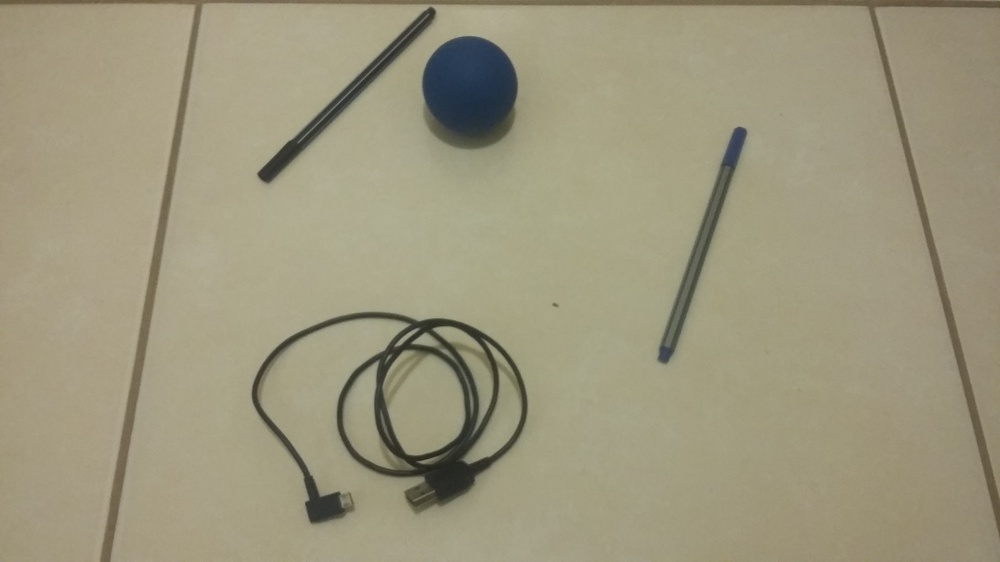
#> input picture objetos.jpg, 1000 x 562 px, shrunk from 3264 x 1836 before the run
$ python filtro.py
#> lines starting #> are read from the running program, lines starting #| are printed output that depends on the picture; after the words box and inside, x2 and y2 are one past the last pixel; in counts of white or black regions, pixels touching at a corner belong together
#> in main, imagem is the input picture: shape (562, 1000, 3); mean B, G, R 125.2, 151.2, 157
import cv2
import numpy as np
from matplotlib import pyplot as plt

def manter_objeto_principal(imagem):

    imagem_cinza = cv2.cvtColor(imagem, cv2.COLOR_BGR2GRAY)
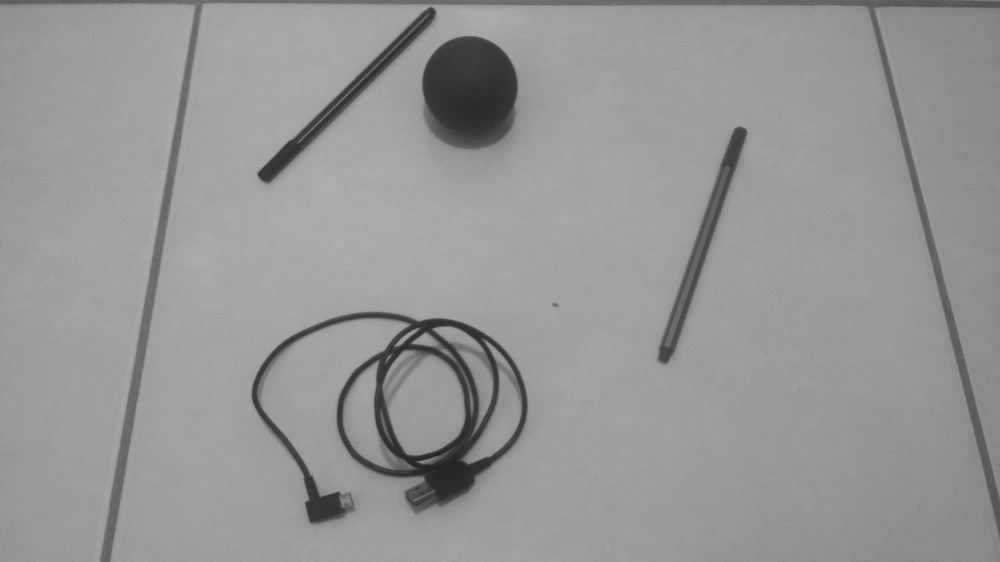
#> imagem_cinza: shape (562, 1000); min 34, max 175, mean 149.9

    imagem_blur = cv2.GaussianBlur(imagem_cinza, (5, 5), 0)  # Reduz os ruídos

    # Aplicando um threshold adaptativo para segmentar o objeto do fundo
    mascara = cv2.adaptiveThreshold(imagem_blur, 255, cv2.ADAPTIVE_THRESH_GAUSSIAN_C,
                                   cv2.THRESH_BINARY_INV, 11, 2)
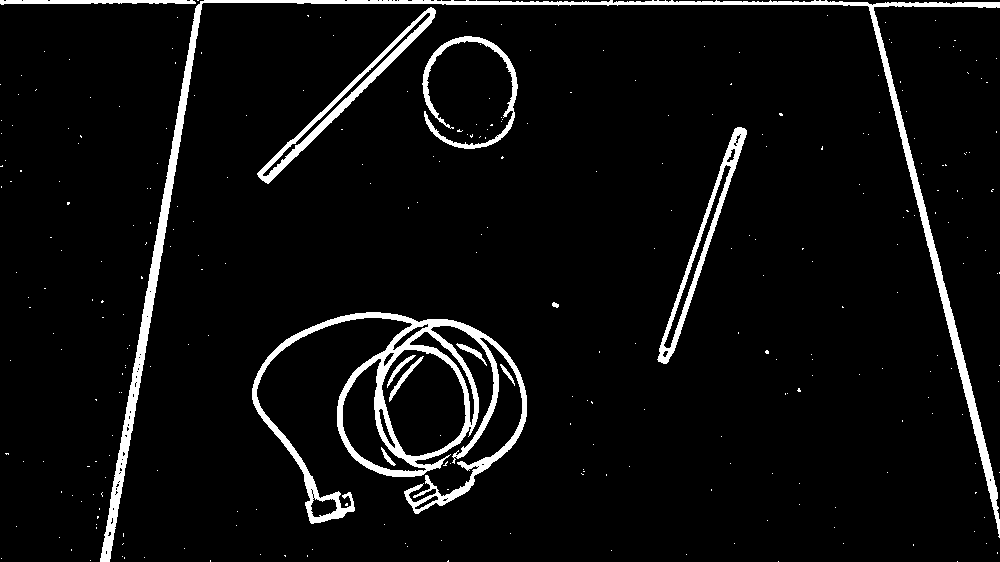
#> mascara: shape (562, 1000); 5.5% white; 291 white regions (279 under 20 px), largest, box (x1, y1, x2, y2) and area: (100, 0, 1000, 562) 11530, (252, 312, 527, 524) 10376, (257, 7, 436, 184) 2746

    kernel = np.ones((5, 5), np.uint8)   # Aqui ocorre as  operações morfológicas para limpar a máscara e realçar o objeto principal

    mascara = cv2.morphologyEx(mascara, cv2.MORPH_CLOSE, kernel, iterations=2)
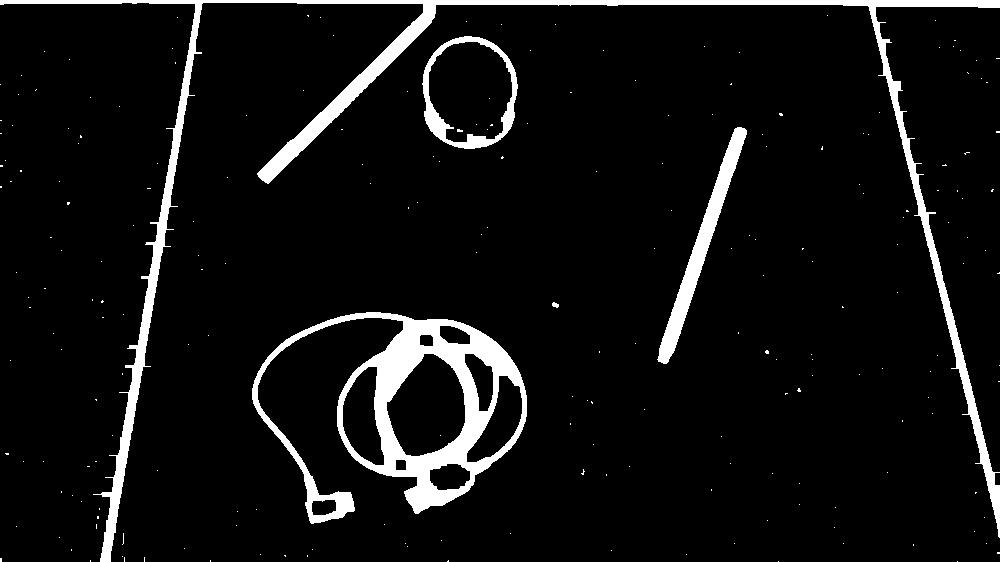
#> mascara: shape (562, 1000); 7% white; 225 white regions (220 under 20 px), largest, box (x1, y1, x2, y2) and area: (0, 0, 1000, 562) 17717, (252, 312, 527, 524) 15100, (657, 127, 747, 364) 3553, (422, 36, 518, 149) 2269, (552, 302, 559, 308) 29

    # Abertura para remover pequenos ruídos ao redor do objeto
    mascara = cv2.morphologyEx(mascara, cv2.MORPH_OPEN, kernel, iterations=2)
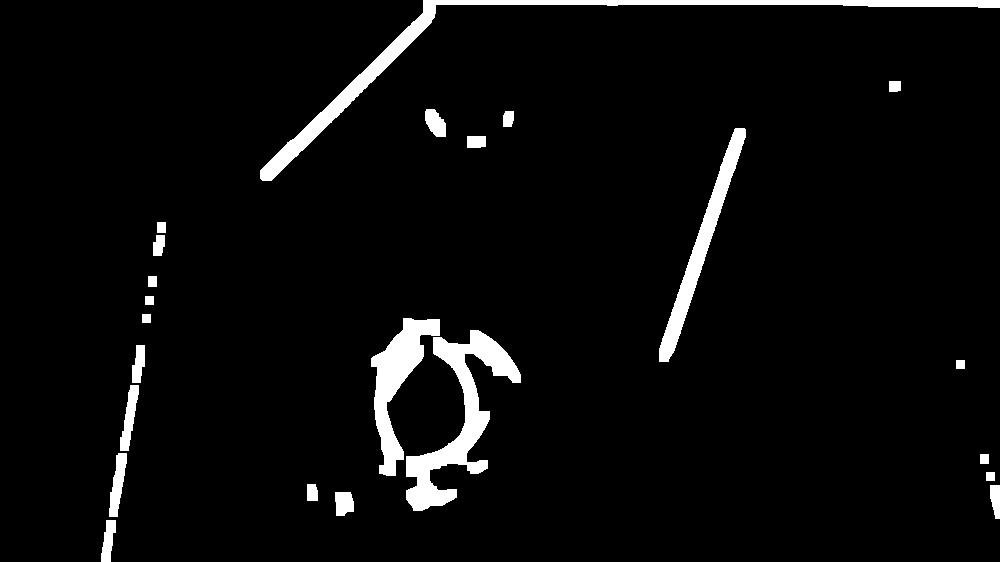
#> mascara: shape (562, 1000); 4.4% white; 23 white regions, largest, box (x1, y1, x2, y2) and area: (260, 0, 1000, 181) 6732, (406, 330, 521, 511) 6077, (371, 318, 440, 476) 3980

    # Aqui é criado uma imagem de fundo preto
    fundo_preto = np.zeros_like(imagem)

    # Criando uma imagem do objeto em branco
    objeto_branco = np.ones_like(imagem) * 255

    # Aplicando a máscara para manter o objeto branco e fundo preto
    resultado = fundo_preto.copy()
    resultado[mascara == 255] = objeto_branco[mascara == 255]

    return resultado

def main(caminho_imagem):

    imagem = cv2.imread(caminho_imagem)
    if imagem is None:
        print("Erro: Imagem não encontrada ou não pode ser carregada.")
        return


    resultado = manter_objeto_principal(imagem)   # Foca no objeto principal

    # Mostra os resultados
    plt.figure(figsize=(10, 5))

    plt.subplot(1, 2, 1)
    plt.title("Original")
    plt.imshow(cv2.cvtColor(imagem, cv2.COLOR_BGR2RGB))
    plt.axis('off')

    plt.subplot(1, 2, 2)
    plt.title("Objeto Principal")
    plt.imshow(cv2.cvtColor(resultado, cv2.COLOR_BGR2RGB))
    plt.axis('off')

    plt.show()
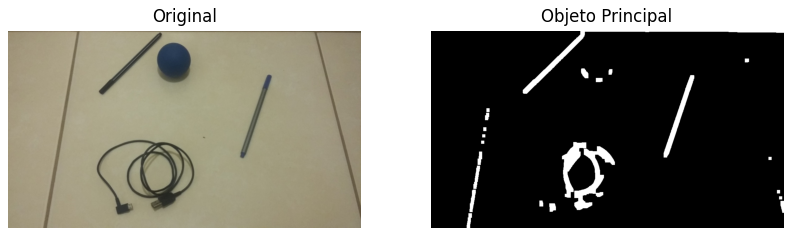
#> figure drawn by matplotlib, 2 panels


if __name__ == "__main__":
    main('objetos.jpg')

$ run again, with bolinha.jpg copied over objetos.jpg
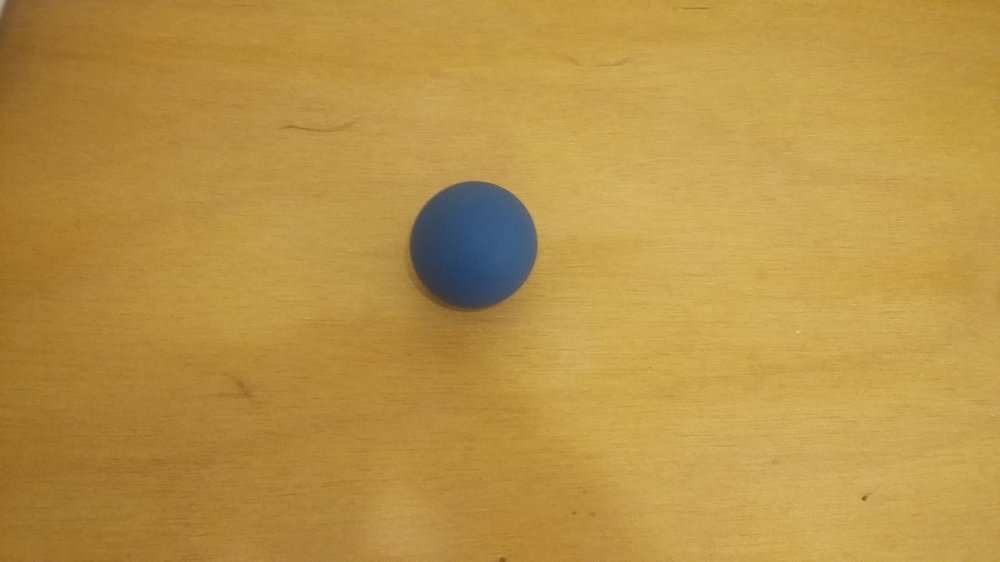
#> input picture bolinha.jpg, 1000 x 562 px, shrunk from 3264 x 1836 before the run
#> in main, imagem is the input picture: shape (562, 1000, 3); mean B, G, R 70.8, 146.5, 185.6
#> in manter_objeto_principal, `mascara = cv2.adaptiveThreshold(imagem_blur, 255, cv2.ADAPTIVE_THRESH_..`:
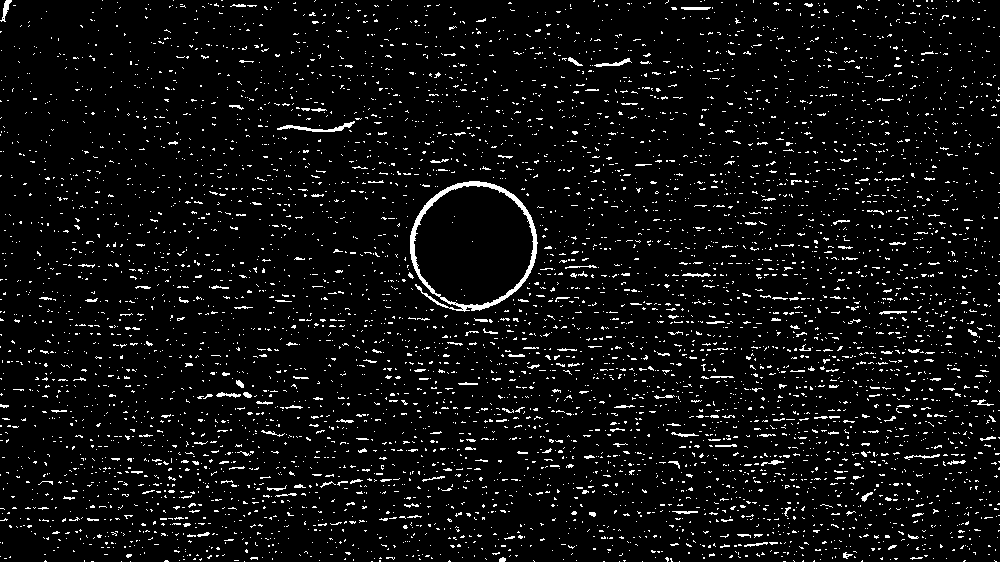
#> mascara: shape (562, 1000); 5.4% white in thin lines or dots
#> resultado: shape (562, 1000, 3); 10.5% white; 185 white regions, largest, box (x1, y1, x2, y2) and area: (702, 502, 805, 562) 2486, (709, 455, 816, 522) 2374, (823, 342, 908, 387) 1945
#> in main, `plt.show()`:
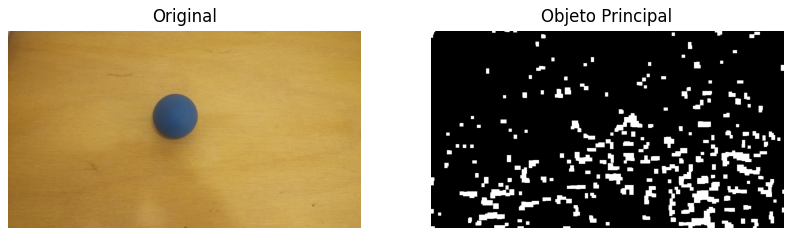
#> figure drawn by matplotlib, 2 panels

$ run again, with bolinha2.jpg copied over objetos.jpg
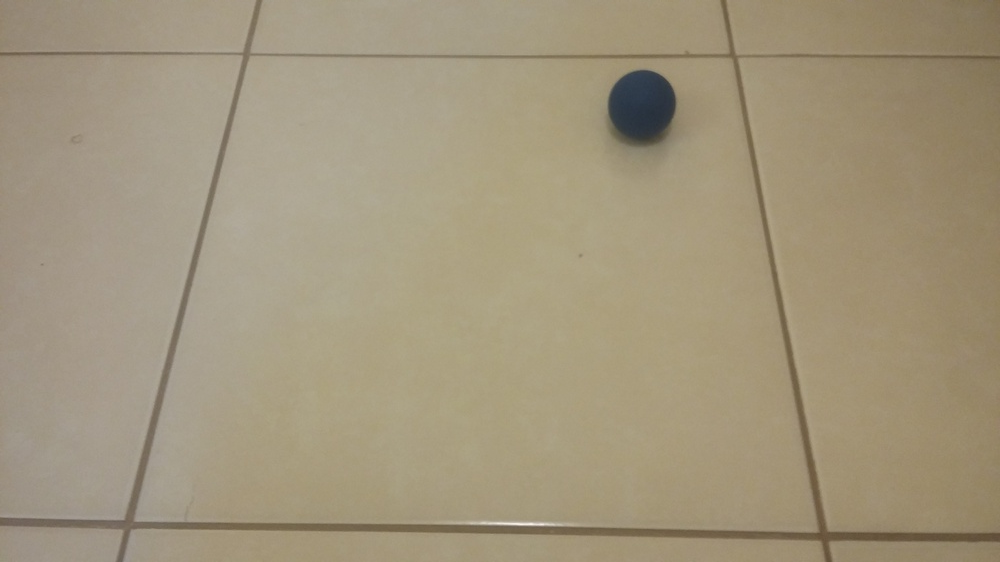
#> input picture bolinha2.jpg, 1000 x 562 px, shrunk from 3264 x 1836 before the run
#> in main, imagem is the input picture: shape (562, 1000, 3); mean B, G, R 124, 149.6, 161.4
#> in manter_objeto_principal, `mascara = cv2.adaptiveThreshold(imagem_blur, 255, cv2.ADAPTIVE_THRESH_..`:
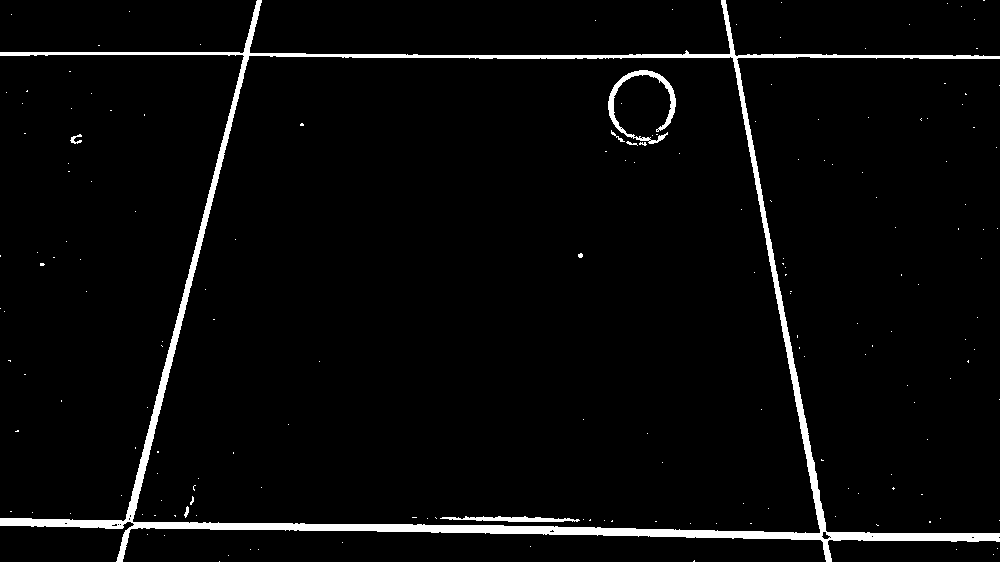
#> mascara: shape (562, 1000); 3.5% white; 175 white regions (167 under 20 px), largest, box (x1, y1, x2, y2) and area: (0, 0, 1000, 562) 17738, (608, 70, 676, 144) 967, (440, 516, 580, 522) 495
#> resultado: shape (562, 1000, 3); 0.85% white; 11 white regions, largest, box (x1, y1, x2, y2) and area: (427, 517, 591, 535) 2695, (105, 507, 143, 530) 521, (174, 515, 197, 529) 322
#> in main, `plt.show()`:
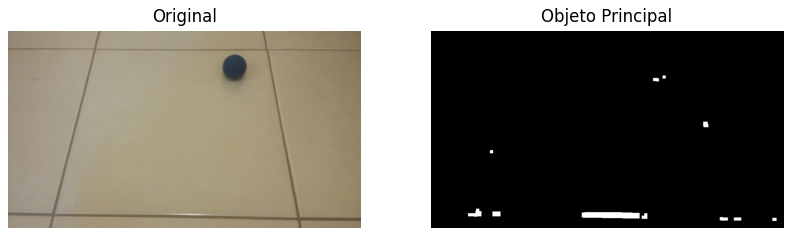
#> figure drawn by matplotlib, 2 panels

$ run again, with bolinha3.jpg copied over objetos.jpg
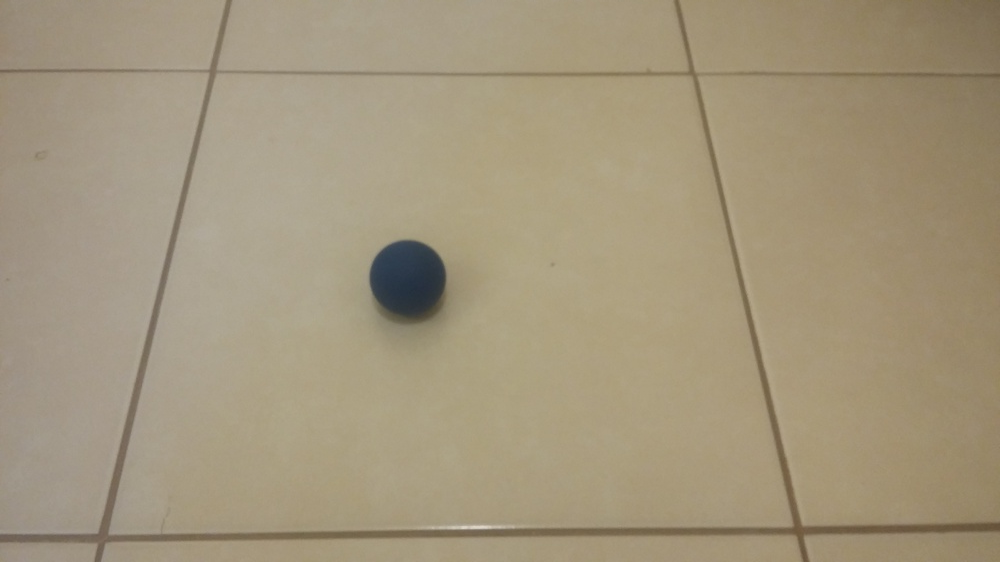
#> input picture bolinha3.jpg, 1000 x 562 px, shrunk from 3264 x 1836 before the run
#> in main, imagem is the input picture: shape (562, 1000, 3); mean B, G, R 124.1, 150.1, 162.7
#> in manter_objeto_principal, `mascara = cv2.adaptiveThreshold(imagem_blur, 255, cv2.ADAPTIVE_THRESH_..`:
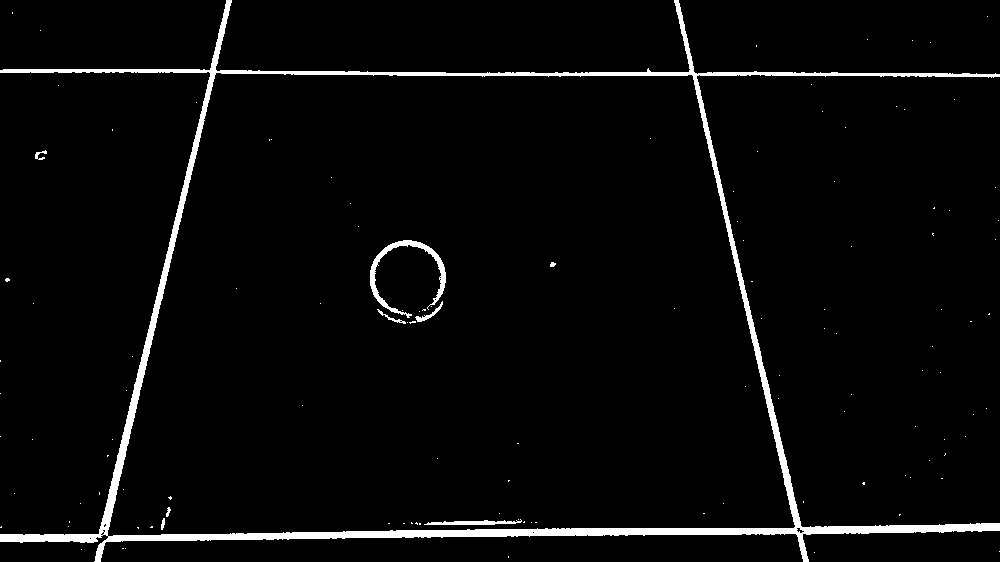
#> mascara: shape (562, 1000); 3.4% white; 123 white regions (114 under 20 px), largest, box (x1, y1, x2, y2) and area: (0, 0, 1000, 562) 17478, (370, 240, 446, 318) 988, (424, 519, 522, 525) 322
#> resultado: shape (562, 1000, 3); 0.66% white; 10 white regions, largest, box (x1, y1, x2, y2) and area: (403, 521, 537, 538) 2075, (378, 303, 416, 323) 443, (80, 522, 110, 546) 414
#> in main, `plt.show()`:
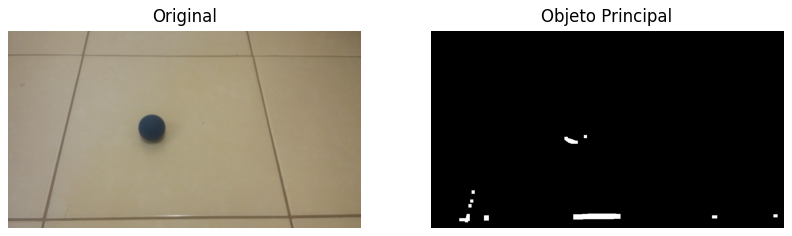
#> figure drawn by matplotlib, 2 panels
